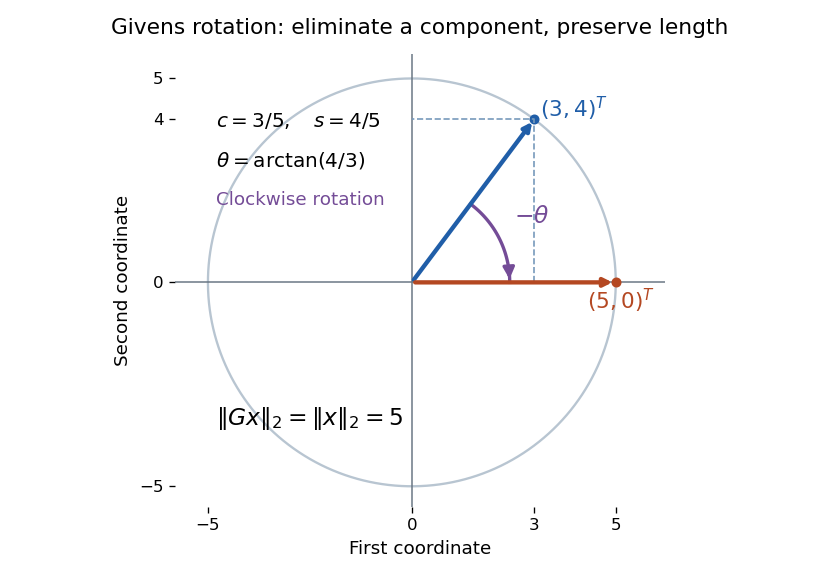

Generate this figure with Python:
"""Draw the left-multiplication convention; Python 3.14, matplotlib 3.10.7, numpy 2.3.5.

Run from _media; the PNG is written to the current working directory.
"""

from pathlib import Path

import matplotlib.pyplot as plt
from matplotlib.patches import FancyArrowPatch
import numpy as np


def main():
    fig, ax = plt.subplots(figsize=(7, 4.8), dpi=120, facecolor="white")
    ax.set_facecolor("white")
    angles = np.linspace(0, 2 * np.pi, 400)
    ax.plot(5 * np.cos(angles), 5 * np.sin(angles), color="#b8c5d1", lw=1.4)
    ax.axhline(0, color="#687582", lw=0.9)
    ax.axvline(0, color="#687582", lw=0.9)
    for endpoint, color in [((3, 4), "#205ea8"), ((5, 0), "#b44822")]:
        ax.annotate("", xy=endpoint, xytext=(0, 0),
                    arrowprops={"arrowstyle": "-|>", "color": color, "lw": 2.6})
        ax.plot(*endpoint, "o", color=color, ms=5)
    ax.plot([3, 3, 0], [0, 4, 4], "--", color="#7799bb", lw=1)
    theta = np.arctan2(4, 3)
    arc = np.linspace(theta, 0, 100)
    ax.plot(2.4 * np.cos(arc), 2.4 * np.sin(arc), color="#744c97", lw=2)
    ax.add_patch(FancyArrowPatch(
        (2.4 * np.cos(0.12), 2.4 * np.sin(0.12)), (2.4, 0),
        arrowstyle="-|>", mutation_scale=14, color="#744c97", lw=2))
    ax.text(3.15, 4.05, r"$(3,4)^T$", color="#205ea8", fontsize=13)
    ax.text(4.3, -0.65, r"$(5,0)^T$", color="#b44822", fontsize=13)
    ax.text(2.5, 1.45, r"$-\theta$", color="#744c97", fontsize=14)
    ax.text(-4.8, 3.8, r"$c=3/5,\quad s=4/5$", fontsize=12)
    ax.text(-4.8, 2.85, r"$\theta=\arctan(4/3)$", fontsize=12)
    ax.text(-4.8, 1.9, "Clockwise rotation", fontsize=11, color="#744c97")
    ax.text(-4.8, -3.5, r"$\|Gx\|_2=\|x\|_2=5$", fontsize=14)
    ax.set(xlim=(-5.8, 6.2), ylim=(-5.5, 5.6), aspect="equal")
    ax.set_xticks([-5, 0, 3, 5])
    ax.set_yticks([-5, 0, 4, 5])
    ax.set_xlabel("First coordinate", fontsize=11)
    ax.set_ylabel("Second coordinate", fontsize=11)
    ax.set_title("Givens rotation: eliminate a component, preserve length", fontsize=13, pad=12)
    ax.spines[["top", "right", "left", "bottom"]].set_visible(False)
    fig.tight_layout()
    fig.savefig(Path.cwd() / f"{Path(__file__).stem}.png", facecolor="white", transparent=False)
    plt.close(fig)


if __name__ == "__main__":
    main()
